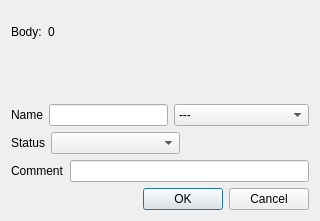
<?xml version="1.0" encoding="UTF-8"?>
<ui version="4.0">
 <class>ZFlyEmBodyAnnotationDialog</class>
 <widget class="QDialog" name="ZFlyEmBodyAnnotationDialog">
  <property name="geometry">
   <rect>
    <x>0</x>
    <y>0</y>
    <width>320</width>
    <height>221</height>
   </rect>
  </property>
  <property name="windowTitle">
   <string>Body Annotation</string>
  </property>
  <property name="whatsThis">
   <string/>
  </property>
  <layout class="QVBoxLayout" name="verticalLayout">
   <item>
    <layout class="QHBoxLayout" name="horizontalLayout_3">
     <item>
      <widget class="QLabel" name="label">
       <property name="text">
        <string>Body:</string>
       </property>
      </widget>
     </item>
     <item>
      <widget class="QLabel" name="bodyIdLabel">
       <property name="text">
        <string>0</string>
       </property>
      </widget>
     </item>
     <item>
      <spacer name="horizontalSpacer">
       <property name="orientation">
        <enum>Qt::Horizontal</enum>
       </property>
       <property name="sizeHint" stdset="0">
        <size>
         <width>40</width>
         <height>20</height>
        </size>
       </property>
      </spacer>
     </item>
    </layout>
   </item>
   <item>
    <widget class="QLabel" name="userLabel">
     <property name="text">
      <string/>
     </property>
    </widget>
   </item>
   <item>
    <layout class="QHBoxLayout" name="horizontalLayout">
     <item>
      <widget class="QLabel" name="label_5">
       <property name="text">
        <string>Name</string>
       </property>
      </widget>
     </item>
     <item>
      <widget class="QLineEdit" name="nameLineEdit"/>
     </item>
     <item>
      <widget class="QComboBox" name="nameComboBox">
       <item>
        <property name="text">
         <string>---</string>
        </property>
       </item>
       <item>
        <property name="text">
         <string>KC-any</string>
        </property>
       </item>
       <item>
        <property name="text">
         <string>KC-c</string>
        </property>
       </item>
       <item>
        <property name="text">
         <string>KC-s</string>
        </property>
       </item>
       <item>
        <property name="text">
         <string>KC-p</string>
        </property>
       </item>
       <item>
        <property name="text">
         <string>KC-alpha prime</string>
        </property>
       </item>
       <item>
        <property name="text">
         <string>Others-alpha prime</string>
        </property>
       </item>
       <item>
        <property name="text">
         <string>Others-orphan</string>
        </property>
       </item>
       <item>
        <property name="text">
         <string>Others</string>
        </property>
       </item>
       <item>
        <property name="text">
         <string>Irrelevant</string>
        </property>
       </item>
      </widget>
     </item>
    </layout>
   </item>
   <item>
    <layout class="QHBoxLayout" name="horizontalLayout_2">
     <item>
      <widget class="QLabel" name="statusLabel">
       <property name="sizePolicy">
        <sizepolicy hsizetype="Maximum" vsizetype="Preferred">
         <horstretch>0</horstretch>
         <verstretch>0</verstretch>
        </sizepolicy>
       </property>
       <property name="text">
        <string>Status</string>
       </property>
      </widget>
     </item>
     <item>
      <widget class="QComboBox" name="statusComboBox">
       <property name="sizePolicy">
        <sizepolicy hsizetype="MinimumExpanding" vsizetype="Fixed">
         <horstretch>0</horstretch>
         <verstretch>0</verstretch>
        </sizepolicy>
       </property>
      </widget>
     </item>
     <item>
      <spacer name="horizontalSpacer_2">
       <property name="orientation">
        <enum>Qt::Horizontal</enum>
       </property>
       <property name="sizeHint" stdset="0">
        <size>
         <width>40</width>
         <height>20</height>
        </size>
       </property>
      </spacer>
     </item>
    </layout>
   </item>
   <item>
    <layout class="QHBoxLayout" name="horizontalLayout_4">
     <item>
      <widget class="QLabel" name="label_4">
       <property name="text">
        <string>Comment</string>
       </property>
      </widget>
     </item>
     <item>
      <widget class="QLineEdit" name="commentLineEdit"/>
     </item>
    </layout>
   </item>
   <item>
    <widget class="QDialogButtonBox" name="buttonBox">
     <property name="orientation">
      <enum>Qt::Horizontal</enum>
     </property>
     <property name="standardButtons">
      <set>QDialogButtonBox::Cancel|QDialogButtonBox::Ok</set>
     </property>
    </widget>
   </item>
  </layout>
 </widget>
 <resources/>
 <connections>
  <connection>
   <sender>buttonBox</sender>
   <signal>accepted()</signal>
   <receiver>ZFlyEmBodyAnnotationDialog</receiver>
   <slot>accept()</slot>
   <hints>
    <hint type="sourcelabel">
     <x>248</x>
     <y>254</y>
    </hint>
    <hint type="destinationlabel">
     <x>157</x>
     <y>274</y>
    </hint>
   </hints>
  </connection>
  <connection>
   <sender>buttonBox</sender>
   <signal>rejected()</signal>
   <receiver>ZFlyEmBodyAnnotationDialog</receiver>
   <slot>reject()</slot>
   <hints>
    <hint type="sourcelabel">
     <x>316</x>
     <y>260</y>
    </hint>
    <hint type="destinationlabel">
     <x>286</x>
     <y>274</y>
    </hint>
   </hints>
  </connection>
 </connections>
</ui>
